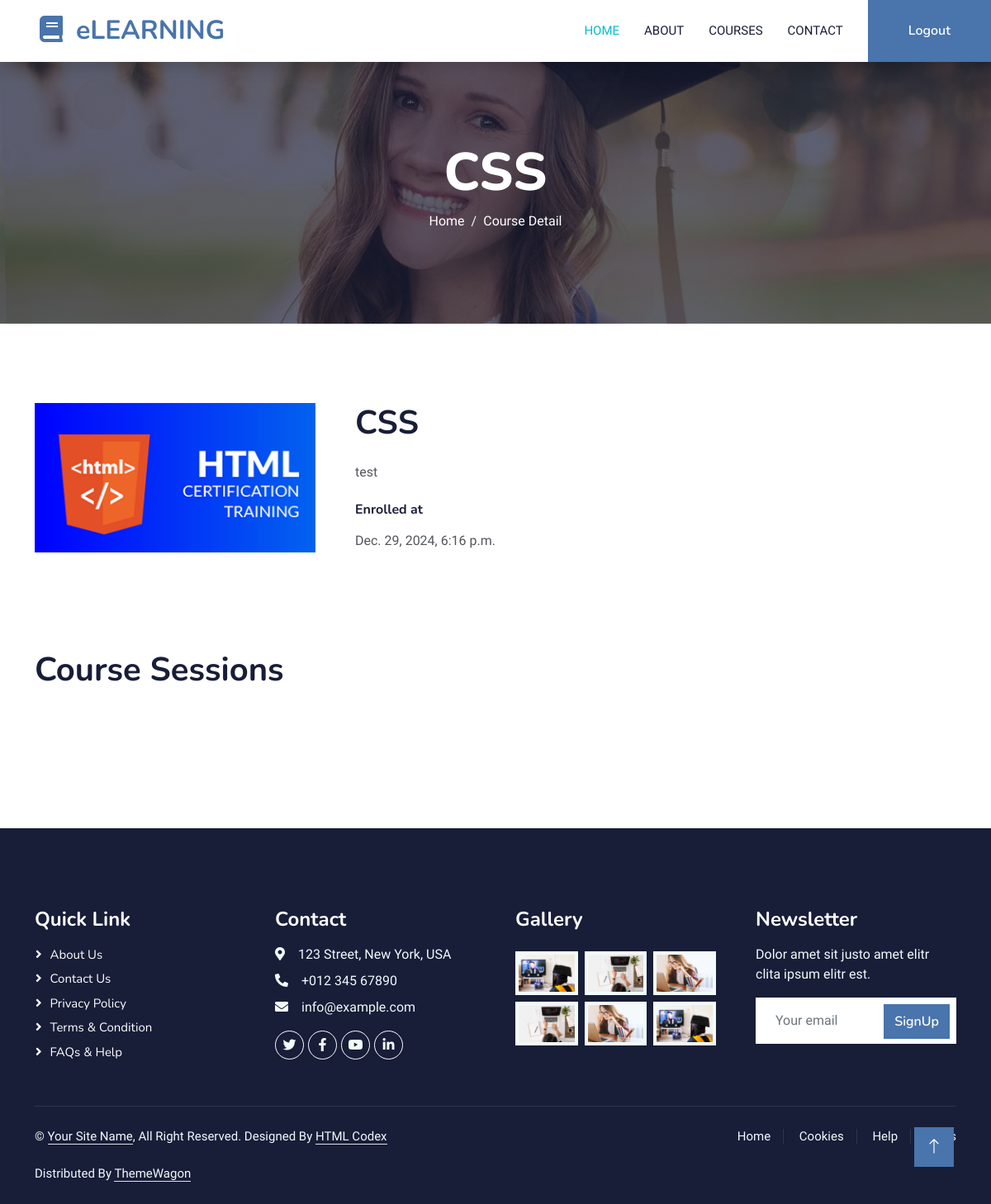
Screenshot of /course_detail/2 (signed in) with the database file from the repository.
### courses/models.py (models this page shows, shortened)
class Course(models.Model):
    name = models.CharField(max_length=255)
    image = models.ImageField(upload_to="course/")
    category = models.ForeignKey(
        CourseCategory, related_name="courses", on_delete=models.CASCADE
    )
    description = models.TextField()
    created_at = models.DateTimeField(auto_now_add=True)

class Enrollment(models.Model):
    course = models.ForeignKey(Course, on_delete=models.CASCADE)
    student = models.ForeignKey(User, on_delete=models.CASCADE)
    enrolled_at = models.DateTimeField(auto_now_add=True)

### courses/views.py (the view)
# urls.py: path("course_detail/<int:course_id>", course_detail, name="course_detail"),
@login_required(login_url="/login")
def course_detail(request, course_id):
    course = Course.objects.get(id=course_id)
    is_enrolled = Enrollment.objects.filter(
        student=request.user, course=course
    ).exists()
    enrollment = Enrollment.objects.filter(student=request.user, course=course).first()
    return render(
        request,
        "courses/course_detail.html",
        context={
            "course": course,
            "enrollment": enrollment,
            "is_enrolled": is_enrolled,
        },
    )

### courses/templates/courses/course_detail.html (shortened to what this page needs)
{% extends 'base.html' %}
{% load static %}
{% block content %}
  <div class="container-fluid bg-primary py-5 mb-5 page-header">
    <div class="container py-5">
      <div class="row justify-content-center">
        <div class="col-lg-10 text-center">
          <h1 class="display-3 text-white animated slideInDown">{{ course.name }}</h1>
          <nav aria-label="breadcrumb">
            <ol class="breadcrumb justify-content-center">
              <li class="breadcrumb-item">
                <a class="text-white" href="{% static '#' %}">Home</a>
              </li>
              <li aria-current="page" class="breadcrumb-item text-white active">Course Detail</li>
            </ol>
          </nav>
        </div>
      </div>
    </div>
  </div>
  <div class="container-xxl py-5">
    <div class="container">
      <div class="row g-5">
        <div class="col-lg-4">
          <img class="img-fluid rounded" src="{{ course.image.url }}" alt="" />
        </div>
        <div class="col-lg-8">
          <h1 class="mb-4">{{ course.name }}</h1>
          <p class="mb-4">{{ course.description }}</p>
          {% if is_enrolled %}
            <div class="row g-4 mb-4">
              <div class="col-sm-6">
                <h6 class="mb-3">Enrolled at</h6>
                <span>{{ enrollment.enrolled_at }}</span>
              </div>
            </div>
          {% endif %}
        </div>
      </div>
      <div class="row g-5 mt-5">
        <h1 class="mb-4">Course Sessions</h1>
      </div>
    </div>
  </div>
{% endblock %}

### static/css/style.css (style rules this page uses)
:root { --primary: #06BBCC; --light: #F0FBFC; --dark: #181d38; }
.page-header { background: linear-gradient(rgba(24, 29, 56, .7), rgba(24, 29, 56, .7)), url(../img/carousel-1.jpg); background-position: center center; background-repeat: no-repeat; background-size: cover; }
.breadcrumb-item + .breadcrumb-item::before { color: var(--light); }

### rows the page displays
Course: name "CSS", image (picture), description "test"
Enrollment: enrolled_at "Dec. 29, 2024, 6:16 p.m."
